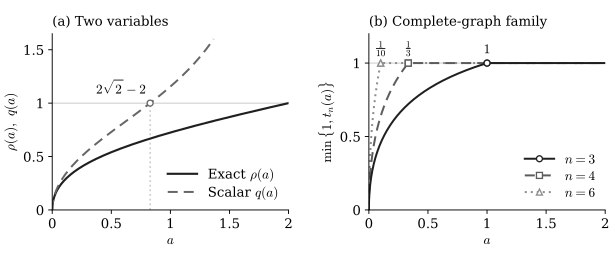

The script that saved this image:
#!/usr/bin/env python3
"""Plot proved analytic OBBT factors; no solver or experimental data are used.

Run from any directory: python3 /path/to/paper-adaptive-obbt/figures/rates.py
Requires NumPy and Matplotlib. Outputs rates.pdf and rates.svg beside this file.
Sources: sections/local-rates.tex, prop:quadratic-growth,
prop:two-variable-rate, and ex:many-term.
"""

from fractions import Fraction
from pathlib import Path

import matplotlib

matplotlib.use("Agg")
import matplotlib.pyplot as plt
import numpy as np


def rho(a):
    """Exact centered-cube Jacobi factor for two variables, 0 < a < 2."""
    return (np.sqrt(2 * a**2 + 4 * a) - a) / 2


def scalar_q(a):
    """Quadratic-growth bound with mu=1-a^2/4 and tau=a/4."""
    return np.sqrt(a / (1 - a**2 / 4))


def t_n(a, n):
    """Untruncated complete-graph cube factor; this formula requires n >= 3."""
    if n < 3:
        raise ValueError("The complete-graph formula requires n >= 3.")
    return (np.sqrt(a**2 * (n - 1) ** 2 + 2 * a * n * (n - 1))
            - a * (n - 1)) / 2


def main():
    a_q = 2 * np.sqrt(2) - 2
    q_max = 1.6
    # Invert q(a)=q_max; the stable expression avoids subtracting close roots.
    q_end = 2 * q_max**2 / (np.sqrt(1 + q_max**4) + 1)
    thresholds = {3: Fraction(1), 4: Fraction(1, 3), 6: Fraction(1, 10)}

    # These checks evaluate the source formulas, not an OBBT experiment.
    np.testing.assert_allclose([rho(0), rho(2), scalar_q(a_q)], [0, 1, 1])
    np.testing.assert_allclose(scalar_q(q_end), q_max)
    assert np.all(rho(np.linspace(0.001, 1.999, 1000)) < 1)
    for n, threshold in thresholds.items():
        assert threshold * (n - 1) * (n - 2) == 2
        np.testing.assert_allclose(t_n(float(threshold), n), 1)
        assert t_n(0.99 * float(threshold), n) < 1
        assert t_n(1.01 * float(threshold), n) > 1

    plt.rcParams.update({
        "font.family": "serif",
        "font.serif": ["DejaVu Serif"],
        "font.size": 10,
        "mathtext.fontset": "cm",
        "axes.labelsize": 10,
        "axes.titlesize": 10,
        "axes.linewidth": 0.7,
        "xtick.labelsize": 10,
        "ytick.labelsize": 10,
        "legend.fontsize": 10,
        "pdf.fonttype": 42,
        "svg.hashsalt": "analytic-obbt-rates",
        "savefig.facecolor": "white",
    })
    fig, (left, right) = plt.subplots(1, 2, figsize=(6.4, 2.7))
    fig.subplots_adjust(left=0.085, right=0.985, bottom=0.19,
                        top=0.87, wspace=0.34)

    for ax in (left, right):
        ax.set_xlim(0, 2)
        ax.set_xticks([0, 0.5, 1, 1.5, 2], ["0", "0.5", "1", "1.5", "2"])
        ax.set_xlabel(r"$a$", labelpad=2)
        ax.spines[["top", "right"]].set_visible(False)
        ax.tick_params(direction="out", length=3, width=0.7, pad=3)
        ax.axhline(1, color="0.78", linewidth=0.7, zorder=0)

    # Squared grids resolve the square-root behavior at a=0. Endpoints show
    # continuous limits; all scientific claims concern the open interval (0,2).
    a = np.linspace(0, np.sqrt(2), 900) ** 2
    q_a = np.unique(np.r_[np.linspace(0, np.sqrt(q_end), 650) ** 2, a_q])
    left.plot(a, rho(a), color="0.12", linewidth=1.6, label=r"Exact $\rho(a)$")
    left.plot(q_a, scalar_q(q_a), color="0.40", linewidth=1.5,
              linestyle=(0, (5, 3)), label=r"Scalar $q(a)$")
    left.plot([a_q, a_q], [0, 1], color="0.65", linewidth=0.7,
              linestyle=(0, (2, 3)), zorder=0)
    left.plot(a_q, 1, marker="o", markersize=4.5, markerfacecolor="white",
              markeredgecolor="0.40", markeredgewidth=1, zorder=4)
    left.text(a_q - 0.035, 1.06, r"$2\sqrt{2}-2$", ha="right", va="bottom")
    left.set_ylim(0, 1.65)
    left.set_yticks([0, 0.5, 1, 1.5], ["0", "0.5", "1", "1.5"])
    left.set_ylabel(r"$\rho(a),\ q(a)$", labelpad=4)
    left.set_title("(a) Two variables", loc="left", pad=6)
    left.legend(loc="lower right", frameon=False, handlelength=2.2,
                borderaxespad=0.35, labelspacing=0.35)

    styles = {3: ("0.12", "-", "o"),
              4: ("0.36", (0, (5, 3)), "s"),
              6: ("0.55", (0, (1, 2)), "^")}
    lines = {}
    # Draw the solid n=3 curve last so the common plateau remains legible.
    for n in (6, 4, 3):
        threshold = float(thresholds[n])
        n_a = np.unique(np.r_[a, threshold])
        color, linestyle, marker = styles[n]
        lines[n], = right.plot(
            n_a, np.minimum(1, t_n(n_a, n)), color=color, linewidth=1.5,
            linestyle=linestyle, marker=marker, markersize=4.5,
            markevery=[int(np.flatnonzero(n_a == threshold)[0])],
            markerfacecolor="white", markeredgewidth=1, label=rf"$n={n}$")
    # Redraw threshold markers above the overlapping plateau segments.
    for n, label in ((6, r"$\frac{1}{10}$"), (4, r"$\frac{1}{3}$"), (3, r"$1$")):
        color, _, marker = styles[n]
        threshold = float(thresholds[n])
        right.plot(threshold, 1, marker=marker, markersize=4.5,
                   markerfacecolor="white", markeredgecolor=color,
                   markeredgewidth=1, zorder=5)
        right.text(threshold, 1.045, label, ha="center", va="bottom")
    right.set_ylim(0, 1.2)
    right.set_yticks([0, 0.5, 1], ["0", "0.5", "1"])
    right.set_ylabel(r"$\min\{1,t_n(a)\}$", labelpad=4)
    right.set_title("(b) Complete-graph family", loc="left", pad=6)
    right.legend(handles=[lines[n] for n in (3, 4, 6)], loc="lower right",
                 frameon=False, handlelength=2.2, borderaxespad=0.35,
                 labelspacing=0.25)

    output = Path(__file__).resolve().parent
    metadata = {"Title": "Analytic OBBT contraction factors",
                "Creator": "Matplotlib; figures/rates.py"}
    fig.savefig(output / "rates.pdf", metadata={**metadata, "Author": "",
                "CreationDate": None, "ModDate": None})
    fig.savefig(output / "rates.svg", metadata={**metadata, "Date": None})
    plt.close(fig)
    print("Wrote rates.pdf and rates.svg; analytic identities passed.")


if __name__ == "__main__":
    main()
